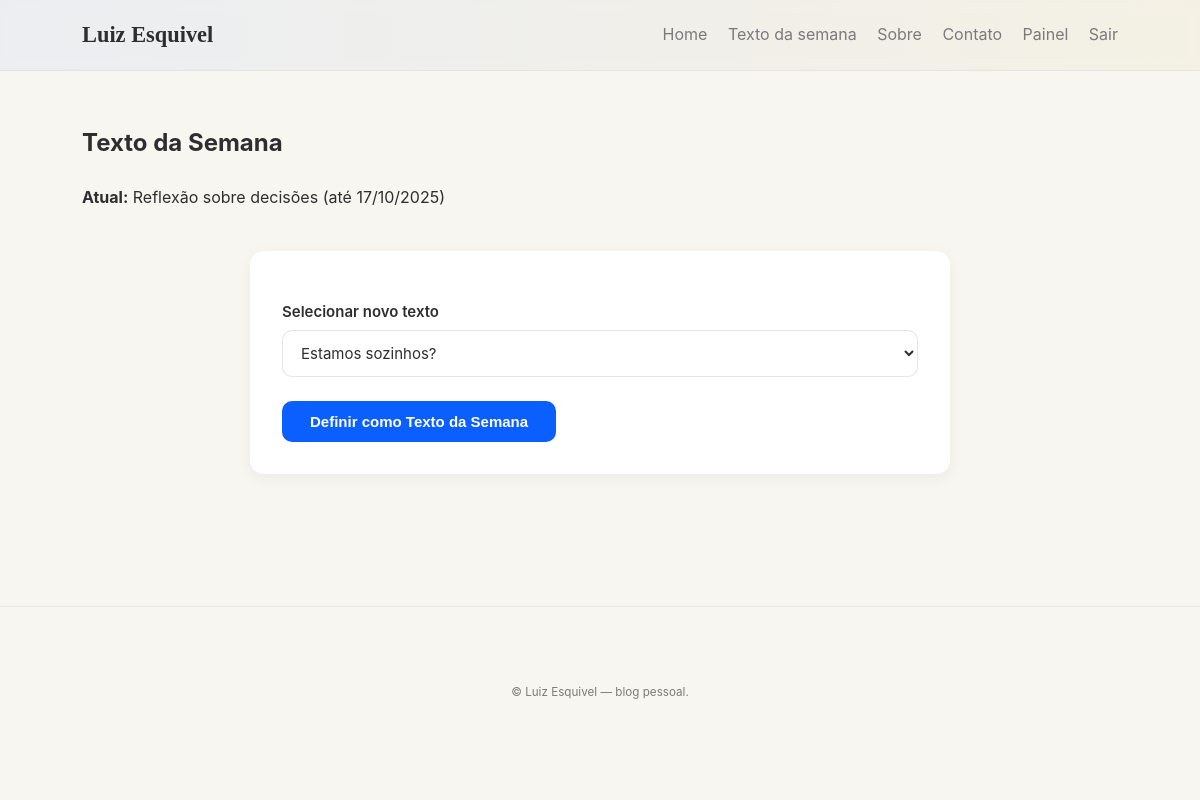
/admin/weekly-text (signed in), run on an earlier commit of the app's database.
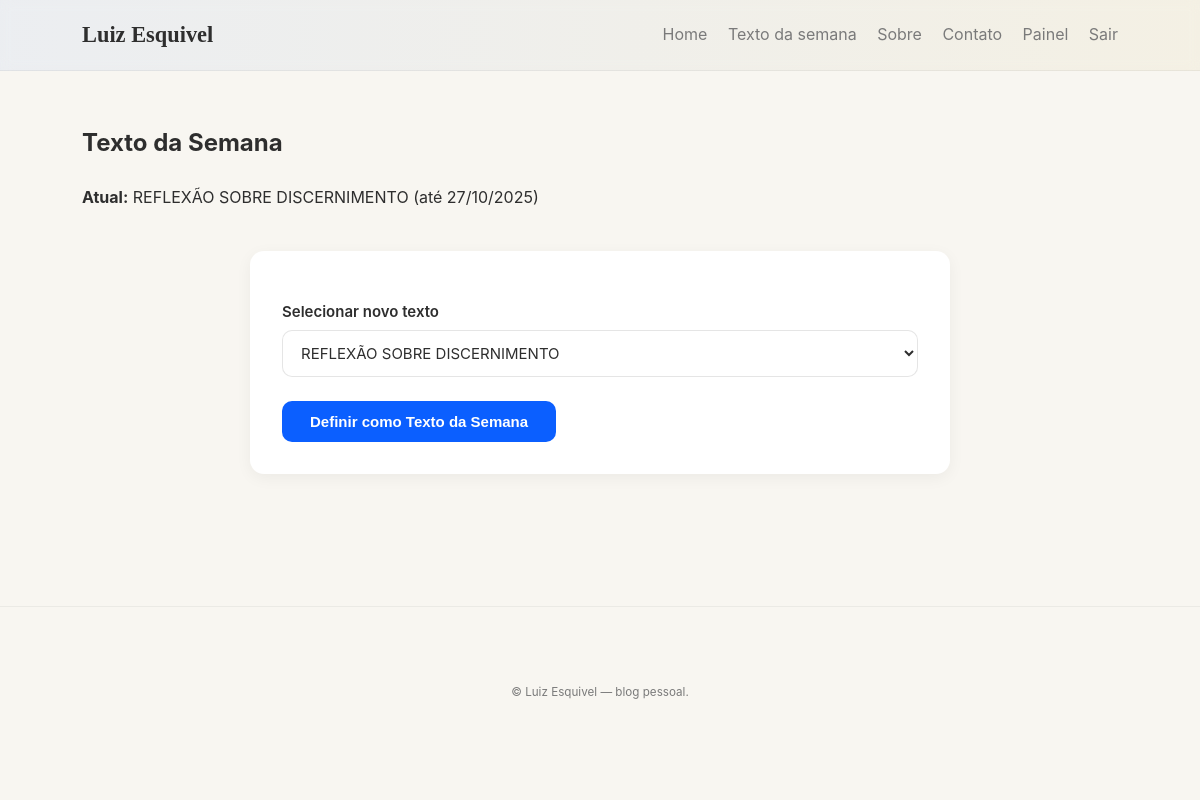
And on a later commit of the database.
### models.py (models this page shows, shortened)
class Text(db.Model):
    id = db.Column(db.Integer, primary_key=True)
    title = db.Column(db.String(300), nullable=False)
    subtitle = db.Column(db.String(400))
    body = db.Column(db.Text)
    published = db.Column(db.Boolean, default=False)
    section_id = db.Column(db.Integer, db.ForeignKey('section.id'), nullable=True)
    created_at = db.Column(db.DateTime, default=datetime.utcnow)

class WeeklyText(db.Model):
    id = db.Column(db.Integer, primary_key=True)
    text_id = db.Column(db.Integer, db.ForeignKey('text.id', ondelete='CASCADE'), nullable=False)
    start_date = db.Column(db.DateTime)
    end_date = db.Column(db.DateTime)
    active = db.Column(db.Boolean, default=True)
    text = db.relationship('Text', backref=db.backref('weekly_entries', passive_deletes=True))

### routes/admin_routes.py (the view, shortened to what this page needs)
@admin_bp.route('/weekly-text', methods=['GET', 'POST'])
@login_required
def admin_weekly_text():
    texts = Text.query.filter_by(published=True).order_by(Text.created_at.desc()).all()
    current = WeeklyText.query.filter_by(active=True).first()
    return render_template('admin/weekly_text.html', texts=texts, current=current)

### templates/admin/weekly_text.html
{% extends "_base.html" %}
{% block content %}
<h2>Texto da Semana</h2>
{% if current %}
<p><strong>Atual:</strong> {{ current.text.title }} (até {{ current.end_date.strftime('%d/%m/%Y') }})</p>
{% else %}
<p>Nenhum texto da semana ativo.</p>
{% endif %}
<form method="post">
  <label>Selecionar novo texto</label>
  <select name="text_id">
    {% for t in texts %}
      <option value="{{ t.id }}">{{ t.title }}</option>
    {% endfor %}
  </select>
  <button class="btn">Definir como Texto da Semana</button>
</form>
{% endblock %}

What changed in the data, as far as the page shows it:
no longer on this page (row unchanged): Text: text "Reflexão sobre decisões"
no longer on this page (row edited): WeeklyText: end_date "17/10/2025"
added Text: text "REFLEXÃO SOBRE DISCERNIMENTO"
added WeeklyText: end_date "27/10/2025"
Also different on the page:
form field text_id: "Estamos sozinhos?" → "REFLEXÃO SOBRE DISCERNIMENTO"
